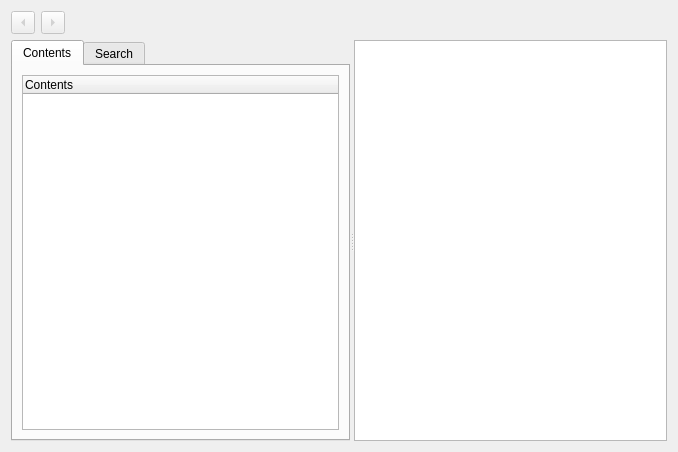
<ui version="4.0" >
 <class>toHelp</class>
 <widget class="QDialog" name="toHelp" >
  <property name="geometry" >
   <rect>
    <x>0</x>
    <y>0</y>
    <width>678</width>
    <height>452</height>
   </rect>
  </property>
  <property name="windowTitle" >
   <string>Help Browser</string>
  </property>
  <layout class="QGridLayout" >
   <item row="0" column="0" >
    <widget class="QToolButton" name="backButton" >
     <property name="enabled" >
      <bool>false</bool>
     </property>
     <property name="toolTip" >
      <string>Backward one help page</string>
     </property>
     <property name="arrowType" >
      <enum>Qt::LeftArrow</enum>
     </property>
    </widget>
   </item>
   <item row="0" column="1" >
    <widget class="QToolButton" name="forwardButton" >
     <property name="enabled" >
      <bool>false</bool>
     </property>
     <property name="toolTip" >
      <string>Forward one help page</string>
     </property>
     <property name="arrowType" >
      <enum>Qt::RightArrow</enum>
     </property>
    </widget>
   </item>
   <item row="0" column="2" >
    <spacer>
     <property name="orientation" >
      <enum>Qt::Horizontal</enum>
     </property>
     <property name="sizeHint" stdset="0" >
      <size>
       <width>271</width>
       <height>20</height>
      </size>
     </property>
    </spacer>
   </item>
   <item row="1" column="0" colspan="3" >
    <widget class="QSplitter" name="splitter" >
     <property name="orientation" >
      <enum>Qt::Horizontal</enum>
     </property>
     <widget class="QTabWidget" name="tabs" >
      <property name="currentIndex" >
       <number>0</number>
      </property>
      <widget class="QWidget" name="tab" >
       <property name="geometry" >
        <rect>
         <x>0</x>
         <y>0</y>
         <width>332</width>
         <height>375</height>
        </rect>
       </property>
       <attribute name="title" >
        <string>Contents</string>
       </attribute>
       <layout class="QGridLayout" >
        <item row="0" column="0" >
         <widget class="QTreeWidget" name="Sections" >
          <property name="alternatingRowColors" >
           <bool>true</bool>
          </property>
          <column>
           <property name="text" >
            <string>Contents</string>
           </property>
          </column>
         </widget>
        </item>
       </layout>
      </widget>
      <widget class="QWidget" name="tab_2" >
       <property name="geometry" >
        <rect>
         <x>0</x>
         <y>0</y>
         <width>332</width>
         <height>375</height>
        </rect>
       </property>
       <attribute name="title" >
        <string>Search</string>
       </attribute>
       <layout class="QGridLayout" name="gridLayout" >
        <item row="0" column="0" >
         <widget class="QLabel" name="label" >
          <property name="text" >
           <string>Search:</string>
          </property>
         </widget>
        </item>
        <item row="0" column="1" >
         <widget class="QLineEdit" name="SearchLine" />
        </item>
        <item row="1" column="0" >
         <widget class="QLabel" name="label_2" >
          <property name="text" >
           <string>Manuals:</string>
          </property>
         </widget>
        </item>
        <item row="1" column="1" >
         <widget class="QComboBox" name="Manuals" >
          <item>
           <property name="text" >
            <string>All manuals</string>
           </property>
          </item>
         </widget>
        </item>
        <item row="2" column="0" colspan="2" >
         <widget class="QProgressBar" name="Progress" >
          <property name="value" >
           <number>24</number>
          </property>
         </widget>
        </item>
        <item row="3" column="0" colspan="2" >
         <widget class="QTreeWidget" name="Result" >
          <property name="alternatingRowColors" >
           <bool>true</bool>
          </property>
          <column>
           <property name="text" >
            <string>Result</string>
           </property>
          </column>
          <column>
           <property name="text" >
            <string>Manual</string>
           </property>
          </column>
         </widget>
        </item>
       </layout>
      </widget>
     </widget>
     <widget class="QTextBrowser" name="Help" />
    </widget>
   </item>
  </layout>
  <zorder>backButton</zorder>
  <zorder>forwardButton</zorder>
  <zorder>splitter</zorder>
 </widget>
 <tabstops>
  <tabstop>tabs</tabstop>
  <tabstop>backButton</tabstop>
  <tabstop>forwardButton</tabstop>
  <tabstop>Sections</tabstop>
  <tabstop>SearchLine</tabstop>
  <tabstop>Manuals</tabstop>
  <tabstop>Result</tabstop>
  <tabstop>Help</tabstop>
 </tabstops>
 <resources/>
 <connections/>
</ui>
